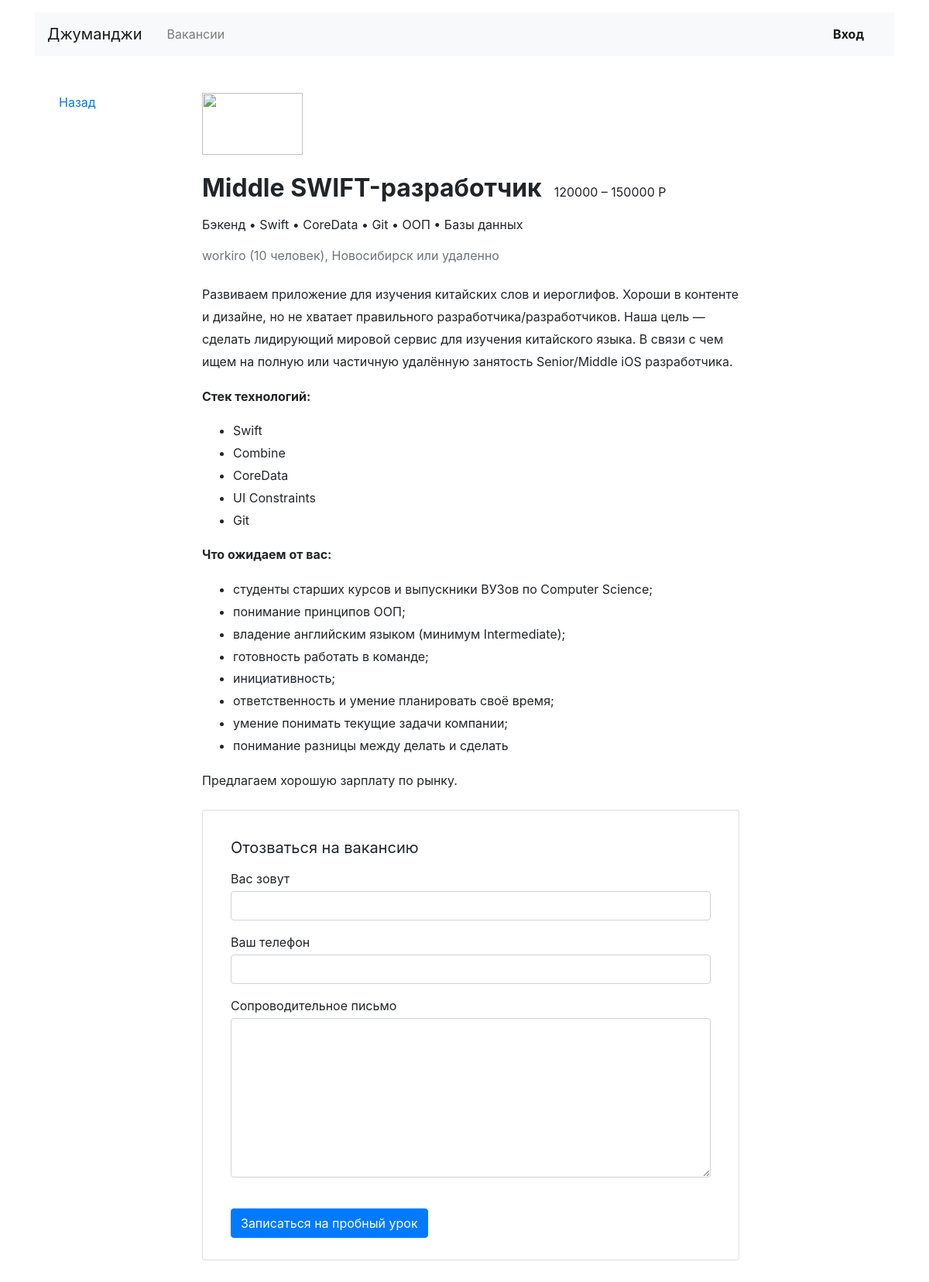
The app's page /vacancies/3/ with its own data.
### vacancies/models.py (models this page shows)
class Vacancy(models.Model):
    title = models.CharField(max_length=64)
    specialty = models.ForeignKey(Specialty, related_name='vacancies', on_delete=models.CASCADE)
    company = models.ForeignKey(Company, related_name='vacancies', on_delete=models.CASCADE)
    skills = models.TextField()
    description = models.TextField()
    salary_min = models.IntegerField()
    salary_max = models.IntegerField()
    published_at = models.DateField(auto_now=False, auto_now_add=False)

class Specialty(models.Model):
    code = models.CharField(max_length=64)
    title = models.CharField(max_length=64)
    picture = models.URLField(default='https://place-hold.it/100x60')

class Company(models.Model):
    name = models.CharField(max_length=64)
    location = models.CharField(max_length=64)
    logo = models.URLField(default='https://place-hold.it/100x60')
    description = models.TextField()
    employee_count = models.IntegerField()

### vacancies/views.py (the view)
# urls.py: path('vacancies/<int:vacancy_id>/', vacancy_view, name='vacancy'),
def vacancy_view(request, vacancy_id):
    context = dict()
    vacancies_dict = create_vacancies_dict(Vacancy.objects.filter(id=vacancy_id))
    for vacancy_list in vacancies_dict.values():
        context['vacancies_dict'] = vacancy_list
    company_id = context['vacancies_dict']['company_id']
    context['company_name'] = Company.objects.get(id=company_id).name
    context['company_location'] = Company.objects.get(id=company_id).location
    context['company_employee'] = Company.objects.get(id=company_id).employee_count
    context['company_description'] = Company.objects.get(id=company_id).description
    return render(request, "vacancy.html", context=context)

### vacancies/views.py (called while the page is built)
def create_vacancies_dict(vacancies_filter):
    vacancies_temp = dict()
    vacancies_dict = dict()
    for vacancy in vacancies_filter:
        vacancies_temp['id'] = vacancy.id
        vacancies_temp['title'] = vacancy.title
        vacancies_temp['skills'] = str(vacancy.skills).replace(",", " •")
        vacancies_temp['salary_min'] = vacancy.salary_min
        vacancies_temp['salary_max'] = vacancy.salary_max
        vacancies_temp['specialty'] = Specialty.objects.get(id=vacancy.specialty_id).title
        vacancies_temp['published_at'] = vacancy.published_at
        vacancies_temp['company_id'] = vacancy.company_id
        vacancies_temp['description'] = vacancy.description
        vacancies_dict[vacancy.id] = vacancies_temp.copy()
        vacancies_temp.clear()
    return vacancies_dict

### templates/vacancy.html
{% extends 'base.html' %}
{% block container %}
  <main class="container mt-3 pb-5">
    <div class="row mt-5">
      <div class="col-12 col-lg-2">
        <div class="pl-3 mb-5">
          <p><a href="#">Назад</a></p>
        </div>
      </div>
      <div class="col-12 col-lg-8">
        <section class="pl-3">
          <a href="#"><img src="https://place-hold.it/130x80" width="130" height="80" alt=""></a>
          <div class="d-flex align-items-baseline align-content-baseline">
              <h1 class="h2 mt-4 font-weight-bold" >{{ vacancies_dict.title }}</h1>
            <p class="m-0 pl-3">{{ vacancies_dict.salary_min }} – {{ vacancies_dict.salary_max }} Р</p>
          </div>
          <p class="mt-2">{{ vacancies_dict.specialty }} • {{ vacancies_dict.skills }}</p>
          <p class="text-muted mb-4">{{ company_name }} ({{ company_employee }} человек), {{ company_location }} или удаленно</p>
            <div style="line-height: 1.8;">
            <p>{{ vacancies_dict.description|safe }}</p>
          </div>
          <form action="/echo" class="card mt-4 mb-3" enctype="multipart/form-data">
            <div class="card-body mx-3">
              <p class="h5 mt-3 font-weight-normal">Отозваться на вакансию</p>
              <div class="form-group">
                <label class="mb-1 mt-2" for="userName">Вас зовут</label>
                <input class="form-control" type="text" placeholder="" id="userName">
              </div>
              <div class="form-group">
                <label class="mb-1" for="userPhone">Ваш телефон</label>
                <input class="form-control" type="tel" placeholder="" id="userPhone">
              </div>
              <div class="form-group">
                <label class="mb-1" for="userMsg" >Сопроводительное письмо</label>
                <textarea class="form-control" rows="8" id="userMsg"></textarea>
              </div>
              <input type="submit" class="btn btn-primary mt-4 mb-2" value="Записаться на пробный урок">
            </div>
          </form>
        </section>
      </div>
    </div>
  </main>
{% endblock %}

### records on screen
Vacancy: title "Middle SWIFT-разработчик", description "Развиваем приложение для изучения китайских слов и иероглифов. Хороши в контенте и дизайне, но не хватает правильного разработчика/разработчиков. Наша цель — сделать лидирующий мировой сервис для изучения китайского языка. В связи с чем ищем на полную или частичную удалённую занятость Senior/Middle iOS разработчика. Стек технологий: Swift Combine CoreData UI Constraints Git Что ожидаем от вас: студенты старших курсов и выпускники ВУЗов по Computer Science; понимание принципов ООП; владение английским языком (минимум Intermediate); готовность работать в команде; инициативность; ответственность и умение планировать своё время; умение понимать текущие задачи компании; понимание разницы между…"
Specialty: specialty "Бэкенд"
Company: name "workiro", location "Новосибирск"

### other values on screen
{{ vacancies_dict.salary_min }} "120000"
{{ vacancies_dict.salary_max }} "150000"
{{ vacancies_dict.skills }} "Swift • CoreData • Git • ООП • Базы данных"
{{ company_employee }} "10"
